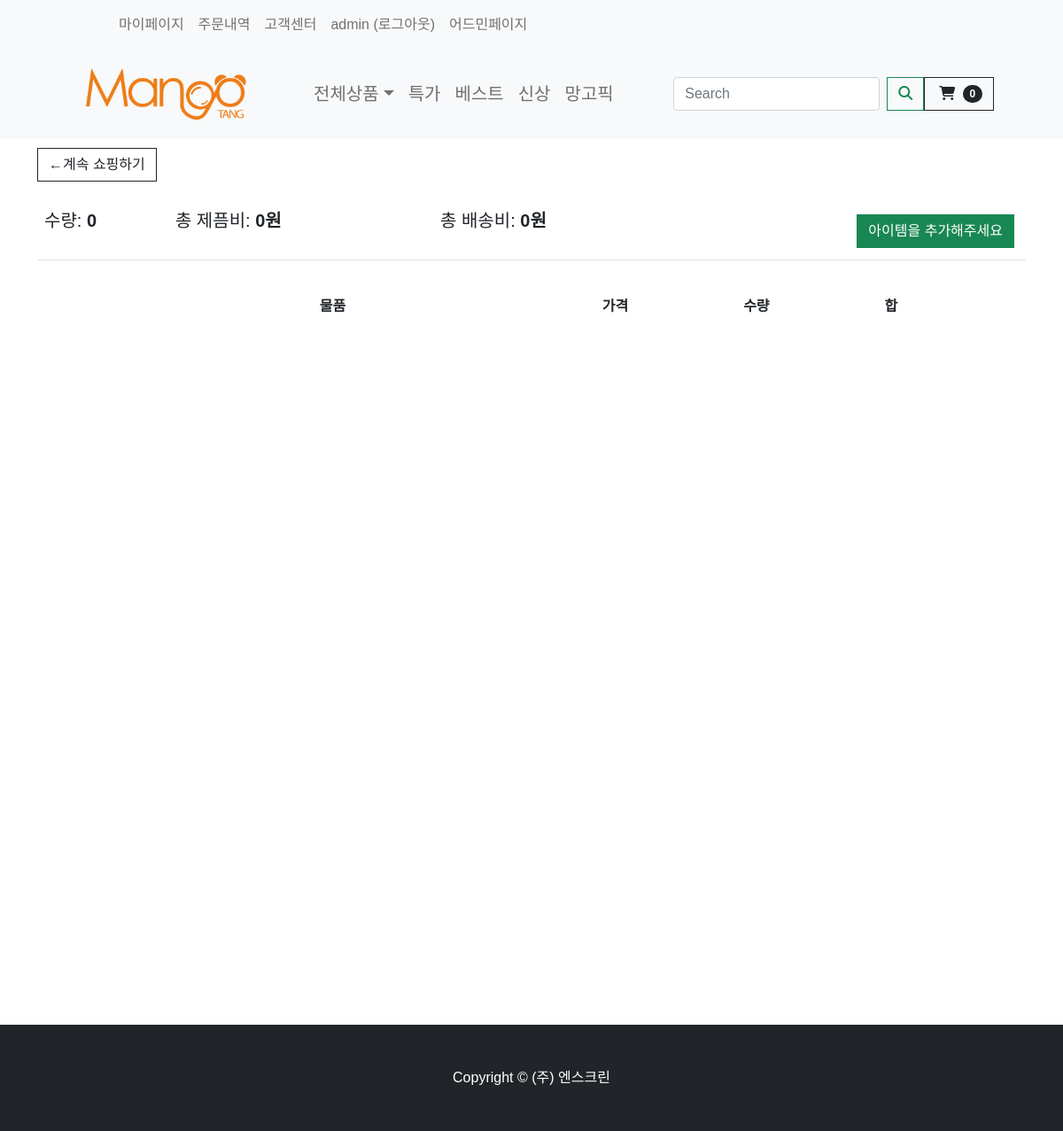
The app's page /cart/ (signed in), older data.
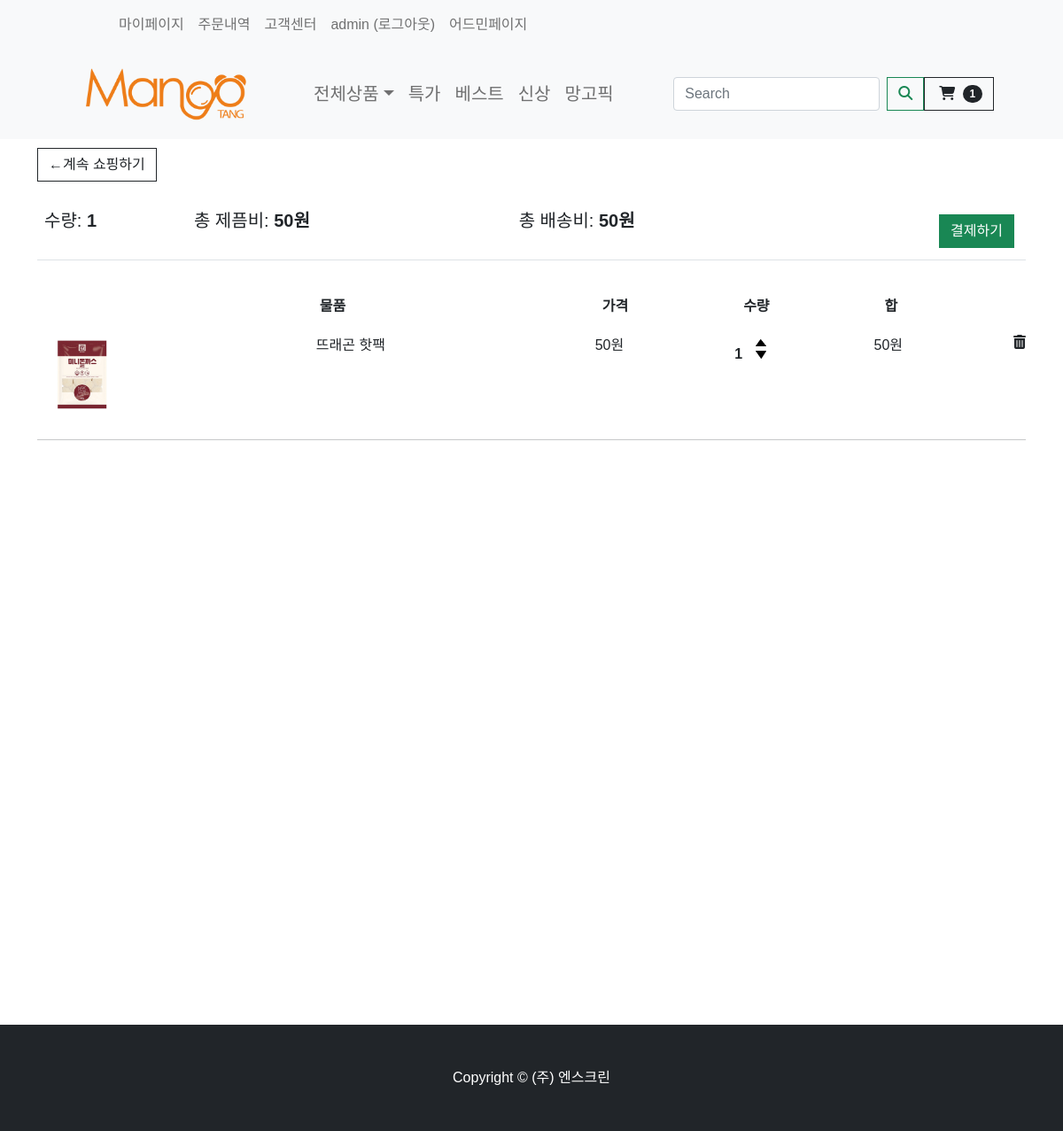
The same page, newer data.
### store/models.py (models this page shows, shortened)
class Order(models.Model):
    customer = models.ForeignKey(Customer, on_delete=models.SET_NULL, null=True, blank=True)
    date_ordered = models.DateTimeField(auto_now_add=True)
    order_status = models.BooleanField(default=False)
    payment_state = models.BooleanField(default=False)
    shipping_fee = models.IntegerField(null=True, blank=True)
    order_number = models.IntegerField(null=True, blank=True)
    email = models.EmailField(null=True, blank=True)
    total_fee = models.IntegerField(null=True, blank=True)
    post_code = models.CharField(max_length=200, null=True, blank=True)
    recipent_address1 = models.CharField(max_length=200, null=False)
    recipent_address2 = models.CharField(max_length=200, null=False)
    recipent_number = models.CharField(max_length=50, null=False)
    recipent_name = models.CharField(max_length=50, null=False)
    order_request = models.CharField(max_length=100, null=False)
    orderer_number = models.CharField(max_length=100, null=False)
    orderer_name = models.CharField(max_length=100, null=False)
    @property
    def get_cart_items(self):
        orderitems = self.orderitem_set.all()
        total = sum([item.quantity for item in orderitems])
        return total
    @property
    def get_total(self):  # 옵션 포함 해당 order의 모든 가격
        orderitems = self.orderitem_set.all()  # 해당 order의 자식 가져와서
        total = sum([item.get_total for item in orderitems])  # 다더함함
        optionTotal = sum([item.get_option_cart_total for item in orderitems])  # 다더함함
        return total + optionTotal
    @property
    def get_deliver_price(self):
        orderitems = self.orderitem_set.all()
        total = sum([item.get_delivery_price for item in orderitems])
        return total

class OrderItem(models.Model):
    product = models.ForeignKey(Product, on_delete=models.SET_NULL, null=True)
    order = models.ForeignKey(Order, on_delete=models.SET_NULL, null=True, blank=True)
    orderHistory = models.ForeignKey(OrderHistory, on_delete=models.SET_NULL, null=True)
    deliver_state = models.CharField(max_length=200, null=True, blank=True)
    quantity = models.IntegerField(default=0, null=True, blank=True)
    date_added = models.DateTimeField(auto_now_add=True)
    item_option_bool = models.BooleanField(default=False, blank=False, null=True)
    deliver_company = models.CharField(max_length=200, null=True, blank=True)
    track_number = models.IntegerField(null=True, blank=True)
    @property  # 배송비
    def get_delivery_price(self):
        return self.product.shipment_price
    @property  # 제품 가격
    def get_total(self):
        total = self.product.price_discount * self.quantity
        return total
    @property  # 옵션 가격
    def get_option_cart_total(self):
        orderOptions = self.orderitemoption_set.all()  # 해당 order의 자식 가져와서
        total = sum([item.get_total for item in orderOptions])  # 다더함함
        return total

class Product(models.Model):
    product_name = models.CharField(max_length=200)
    price = models.FloatField(null=False, blank=False)
    image_detail = models.ImageField(null=True, blank=True)
    image_title = models.ImageField(null=True, blank=True)
    image_introduce = models.ImageField(null=True, blank=True)
    seller_code = models.CharField(max_length=50, null=False, blank=False)
    price_discount = models.FloatField(null=True)
    discount = models.IntegerField(null=True)
    stock = models.IntegerField()
    first_title = models.CharField(max_length=200)
    second_title = models.CharField(max_length=200)
    shipment_price = models.IntegerField(blank=True)
    hash_tag = models.CharField(max_length=200)
    option_bool = models.BooleanField(default=False, blank=False, null=True)
    collection_tag = models.CharField(max_length=200, null=True)
    item_company = models.CharField(null=False, max_length=200)
    product_status = models.BooleanField(default=False, blank=False, null=True)

### store/views.py (the view)
# urls.py: path('cart/', views.cart, name="cart"),
@login_required(login_url='account_login')
def cart(request):
    customer = request.user.customer
    order, created = Order.objects.get_or_create(customer=customer, order_status=False)
    items = order.orderitem_set.all()  # orderitem은 Order의 자식 그래서 쿼리 가능
    cartItems = order.get_cart_items
    itemOption = []
    if (bool(items) == True):  # 카트 비어있는지 확인
        for item in items:
            itemOption += OrderItemOption.objects.filter(order_item_option=item)
    else:
        items = []
        itemOption = []
    context = {'items': items, 'order': order, 'cartItems': cartItems, 'itemOption': itemOption}
    return render(request, 'store/cart.html', context)

### store/templates/store/cart.html (shortened to what this page needs)
{% extends 'store/main.html' %}
{% load static %}
{% block content %}
    <div class="container" style="height: 1000px">
        <div class="row">
            <div class="col-lg-12">
                <div class="box-element">
                    <a class="btn btn-outline-dark" href="{% url 'store' %}">&#x2190;계속 쇼핑하기</a>
                    <br>
                    <br>
                    <table class="table">
                        <tr>
                            <th><h5>수량: <strong class="cart-quantity-total">{{ order.get_cart_items }}</strong></h5>
                            </th>
                            <th><h5>총 제픔비: <strong
                                    class="cart-price-total">{{ order.get_total|floatformat:0 }}원</strong></h5>
                            </th>
                            <th>
                            <th><h5>총 배송비: <strong
                                    class="cart-price-total">{{ order.get_deliver_price |floatformat:0 }}원</strong></h5>
                            </th>
                            {% if order.get_cart_items == 0 %}
                            <th>
                                <a style="float:right; margin:5px;" href="/" class="btn btn-success no-item" >아이템을 추가해주세요</a>
                            </th>
                            {% else %}
                            <th>
                                <a style="float:right; margin:5px;" class="btn btn-success" href="{% url 'checkout' %}">결제하기</a>
                            </th>
                            {% endif %}
                        </tr>
                    </table>
                </div>
                <br>
                <div class="box-element">
                    <div class="cart-row">
                        <div style="flex:2"></div>
                        <div style="flex:2"><strong>물품</strong></div>
                        <div style="flex:1"><strong>가격</strong></div>
                        <div style="flex:1"><strong>수량</strong></div>
                        <div style="flex:1"><strong>합</strong></div>
                    </div>
                    {% for item in items %}
                        {% if item.item_option_bool == False %}
                            <div class="cart-row cart-row{{ forloop.counter0 }}">
                                <div style="flex:2"><img class="row-image" src="{{ item.product.image_title.url }}">
                                </div>
                                <div style="flex:2"><p>{{ item.product.product_name }}</p></div>
                                <div style="flex:1"><p>{{ item.product.price_discount | floatformat:0 }}원</p></div>
                                <div style="flex:1">
                                    <p class="quantity quantity-total{{ forloop.counter0 }}">{{ item.quantity }}</p>
                                    <div class="quantity">
                                        <img class="chg-quantity update-cart-item"
                                             data-quantity="{{ forloop.counter0 }}"
                                             data-product="{{ item.product.seller_code }}"
                                             src="{% static  'images/arrow-up.png' %}" data-action="add">
                                        <img class="chg-quantity update-cart-item"
                                             data-quantity="{{ forloop.counter0 }}"
                                             data-product="{{ item.product.seller_code }}"
                                             src="{% static  'images/arrow-down.png' %}" data-action="remove">
                                    </div>
                                </div>
                                <div style="flex:1"><p
                                        class="item-cost-total{{ forloop.counter0 }}">{{ item.get_total|floatformat:0 }}원</p>
                                </div>
                                <i type="button" data-code="{{ item.product.seller_code }}"
                                   data-loop="{{ forloop.counter0 }}"
                                   class="fas fa-trash-alt delete-item"></i>
                            </div>
                        {% endif %}
                        <hr class="item-divider{{ forloop.counter0 }}">
                    {% endfor %}
                </div>
            </div>
        </div>
    </div>
{% endblock content %}

### store/templates/store/main.html (shortened to what this page needs)
<!DOCTYPE html>
{% load static %}
<html lang="en">
<head>
    <link rel="stylesheet" type="text/css" href="{% static 'css/styles.css' %}">
    <link rel="stylesheet" type="text/css" href="{% static 'css/my.css' %}">
</head>
<body>
{% include "store/navbar.html" %}
{% block content %}{% endblock content %}
<footer class="py-5 bg-dark">
    <div class="container"><p class="m-0 text-center text-white">Copyright &copy; (주) 엔스크린</p></div>
</footer>
</body>
</html>

### store/templates/store/navbar.html (shortened to what this page needs)
{% load static %}
<nav class="navbar navbar-expand-lg navbar-light bg-light">
    <div class="bg-light container px-4 px-lg-5">
        <ul class="navbar-nav me-auto mb-2 mb-lg-0 ms-lg-5" style="">
            <li class="nav-item"><a href="{% url 'orderhistory' %}"
                                    class="nav-link dropdown-menu-size-customer">마이페이지</a></li>
            <li class="nav-item"><a href="{% url 'orderhistory' %}"
                                    class="nav-link dropdown-menu-size-customer">주문내역</a></li>
            <li class="nav-item"><a href="{% url 'faq' %}"
                                    class="nav-link dropdown-menu-size-customer">고객센터</a></li>
            {% if user.is_authenticated %}
                <a class="nav-link" href="{% url 'logout' %}">{{ user.username }} (로그아웃)</a>
            {% else %}
                <li class="nav-item"><a href="{% url 'account_login' %}" class="nav-link dropdown-menu-size-customer">로그인</a>
                </li>
            {% endif %}
            {% if user.is_superuser %}
                        <a class="nav-link" href={% url 'admin:index' %}>어드민페이지</a>
            {% endif %}
        </ul>
    </div>
</nav>
<nav class="navbar navbar-expand-lg navbar-light bg-light">
    <div class="container px-4 px-lg-5">
        <a href="{% url 'store' %}">
            <img src="{% static 'nscreen_logo/4_망고땡_로고 (영문).png' %}" width="220" alt="망고땡몰">
        </a>
        <div class="collapse navbar-collapse" id="navbarSupportedContent">
            <ul class="navbar-nav me-auto mb-2 mb-lg-0 ms-lg-5">
                <li class="nav-item dropdown">
                    <a class="nav-link dropdown-toggle dropdown-menu-size" id="navbarDropdown" href="#" role="button"
                       data-bs-toggle="dropdown" aria-expanded="false">전체상품</a>
                </li>
                <li class="nav-item"><a class="nav-link dropdown-menu-size" href="#!">특가</a></li>
                <li class="nav-item"><a class="nav-link dropdown-menu-size" href="#!">베스트</a></li>
                <li class="nav-item"><a class="nav-link dropdown-menu-size" href="#!">신상</a></li>
                <li class="nav-item"><a class="nav-link dropdown-menu-size" href="#!">망고픽</a></li>
            </ul>
            <form class="d-flex">
                <button class="btn" type="submit"></button>
                <input class="form-control me-2" type="search" placeholder="Search" aria-label="Search">
                <button class="btn btn-outline-success" type="submit"><i class="fas fa-search"></i></button>
            </form>
            <a href="{% url 'cart' %}" class="nav-link-cart">
                <button class="btn btn-outline-dark" type="submit">
                    <i class="fas fa-shopping-cart"></i>
                    <span class="badge bg-dark text-white ms-1 rounded-pill">{{ cartItems }}</span>
                </button>
            </a>
        </div>
    </div>
</nav>

Row changes from the older to the newer data that the page shows:
removed Order: get_cart_items "0", get_total "0", get_deliver_price "0"
added Order: get_cart_items "1", get_total "50", get_deliver_price "50"
added OrderItem: product.image_title (picture), product.product_name "뜨래곤 핫팩", product.price_discount "50", quantity "1", item_option_bool False (drawn), get_total "50"
Text that changed along with them:
{{ cartItems }}: "0" → "1"
text no longer shown: "아이템을 추가해주세요"
text now shown: "결제하기"
